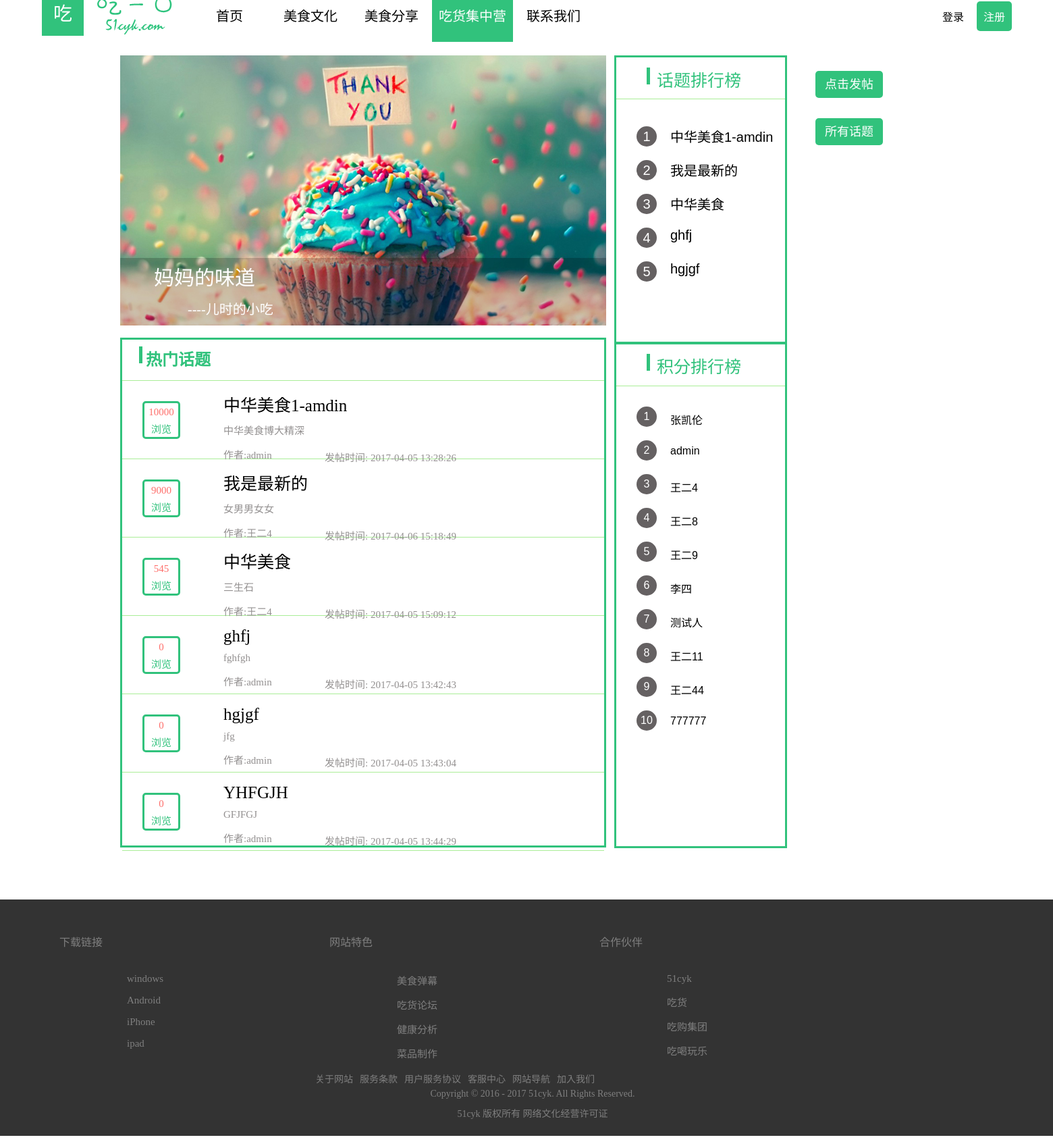
The app's page /talk.php with its own data.
### tables this page shows
CREATE TABLE `test_talk` (
  `pkTalk` int(11) NOT NULL AUTO_INCREMENT COMMENT '主键',
  `title` varchar(255) NOT NULL COMMENT '话题标题',
  `content` varchar(255) NOT NULL COMMENT '话题首个内容',
  `author` varchar(25) NOT NULL COMMENT '作者',
  `startTime` datetime NOT NULL COMMENT '发帖时间',
  `passes` int(11) NOT NULL COMMENT '浏览次数',
  PRIMARY KEY (`pkTalk`)
);

CREATE TABLE `test_user` (
  `pkUser` int(11) NOT NULL AUTO_INCREMENT,
  `name` varchar(50) NOT NULL,
  `password` varchar(25) NOT NULL,
  `createTime` date NOT NULL,
  `phone` varchar(11) DEFAULT NULL,
  `mail` varchar(50) DEFAULT NULL,
  `nickname` varchar(25) NOT NULL,
  `posts` int(11) unsigned DEFAULT NULL COMMENT '发帖次数',
  `follows` int(11) unsigned DEFAULT NULL COMMENT '关注人数',
  `fans` int(11) unsigned DEFAULT NULL COMMENT '粉丝数量',
  `img` varchar(50) DEFAULT NULL COMMENT '头像',
  `meses` int(11) DEFAULT NULL,
  PRIMARY KEY (`pkUser`)
);

### talk.php (the view, shortened to what this page needs)
<!DOCTYPE html>
<html>
<head>
    <link rel="stylesheet" type="text/css" href="css/header.css">
    <link  rel="stylesheet" type="text/css" href="css/talk.css">
</head>
<body onload="nav_bgcolor(4)">
<?php include "header.php";?>
<?php
                     $sql        = "select pkTalk,title,content,author,startTime,passes from test_talk ORDER BY passes desc  limit 0,6;";
                     $result     = mysql_query($sql);
                     $arr=array();
                    while ($row = mysql_fetch_array($result))
                    {
                    $arr[]= $row;
                    }
                    $author_name=array();
                    for($i=0;$i<6;$i++){
                    $pkUser = $arr[$i][3];
                    $sql ="select nickname from test_user where pkUser='$pkUser' ";
                    $result1 = mysql_query($sql);
                    while ($row = mysql_fetch_array($result1))
                    {
                    $author_name[] = $row;
                    }
                    }
                    $sql_1        = "select nickname from test_user ORDER BY posts desc  limit 0,10;";
                     $result_1     = mysql_query($sql_1);
                     $nickname = array();
                     while ($row = mysql_fetch_array($result_1))
                     {
                     $nickname[]= $row;
                     }
                    ?>
<div class="talk_all">
<div class="talk">
	<div class="talk_left">
		<div class="left_1">
			<div class="left_1_img" id="left_1_img"></div>
			<div class="left_1_text" id="left_1_text">妈妈的味道</div>
			<div class="left_1_text_two" id="left_1_text_two">----儿时的小吃</div>
		</div>
		<div class="left_2">
			<div class="left_2_png"></div>
			<h2>热门话题</h2>
			<hr/>
            <?php
                  for($i=0;$i<6;$i++){
            ?>
			<div class="left_2_content">
			<div class="times">
				<div class="times_one">
				<?php echo $arr[$i][5];?>
				</div>
				<div class="times_two">浏览</div>
			</div>
			<div class="title"><a href="talk_details.php?pkTalk=<?php echo $arr[$i][0];?>"><?php echo $arr[$i][1];?></a></div>
			<div class="details"><?php echo $arr[$i][2];?></div>
			<div class="author">作者:<?php echo $author_name[$i][0];?></div>
			<div class="start_time">发帖时间: <?php echo $arr[$i][4];?></div>
		         </div>
		         <hr/>
	        <?php } ?>
		    </div>
		</div>
	<div class="talk_right">
        <div class="right_1" id="right_1" onmousemove="right_1_color(1)"
         onmouseout="right_1_color(2)">
         <?php
         if (isset($_SESSION['user']) && !empty($_SESSION['user'])) {
         	echo "<a href='talk_release.php'>点击发帖</a>";
         }
         else{
         	echo "<a href='login.php'>点击发帖</a>";
         }
         ?>
		</div>
		 <div class="right" id="right" onmousemove="right_color(1)"
         onmouseout="right_color(2)">
         <a href="talk_all.php">所有话题</a>
		</div>
        <div class="right_2_png"></div>
         <div class="right_2_text">话题排行榜
         </div>
		<div class="right_2">
		    <hr>
			<ul>
				<?php
                    for($i=0;$i<5;$i++){
				 echo "<li><div class='right_2_left' id='right_2_left_".$i."'>".($i+1)."</div><a href='talk_details.php?pkTalk=".$arr[$i][0]."'>".$arr[$i][1]."</a></li>";
				 }?>
			</ul>
		</div>
		<hr>
	       <div class="right_3_png"></div>
		  <div class="right_3_text">积分排行榜
		   </div>
	    <div class="right_3">
	    <hr>
	    <ul>
	    	<?php
                    for($i=0;$i<10;$i++){
				 echo "<li><div class='right_3_left' id='right_3_left_".$i."'
				 >".($i+1)."</div><a>".$nickname[$i][0]."</a></li>";
				 }?>
	    </ul>
		</div>
	</div>
	</div>
	</div>
 <?php include "footer.php";?>
</body>
</html>

### css/header.css (style rules this page uses)
body { background-color: #FFFFFF; min-width: 1200px; overflow-x: hidden; margin-top: -18px; }
a { color: #000000; text-decoration: none; }

### css/talk.css (style rules this page uses)
.talk_all { margin-bottom: 50px; }
.talk { width: 988px; height: 1250px; margin-left: 178px; margin-top:20px; font-family: simhei; }
.talk_left { width: 720px; height: 1250px; float: left; }
.talk_left .left_1 { height: 400px; }
.talk_left .left_1 .left_1_img { height:400px; background: url(../img/talk_001.jpg) no-repeat; }
.talk_left .left_1 .left_1_text { height: 60px; background-color: rgba(0, 0, 0, 0.2); color: #FFFFFF; font-size:30px; line-height: 60px; padding-left: 50px; position: relative; top:-100px; }
.talk_left .left_1 .left_1_text_two { height: 40px; background-color:rgba(0, 0, 0, 0.2); color: #FFFFFF; font-size:20px; padding-left: 100px; position: relative; top:-100px; }
.talk_left .left_2 { height: 749px; position: relative; top:18px; border: 3px solid #31C27C; }
.left_2 .left_2_png { height: 25px; width:5px; background: #31C27C; position: relative; top:10px; left:25px; }
.left_2 h2 { color: #31C27C; position: relative; top:-15px; left :35px; }
.left_2 hr { border:0; background-color:#AAED98; height:1px; }
.left_2_content { height: 115px; }
.left_2_content .times { width:50px; height: 50px; border: 3px solid #31C27C; position: relative; top:30px; left:30px; border-radius: 5px; }
.left_2_content .times .times_one { color: #FE6F6B; font-size: 15px; text-align: center; position: relative; top:5px; }
.left_2_content .times .times_two { color: #31C27C; font-size: 15px; text-align: center; position: relative; top:10px; }
.left_2_content .title { color: #000000; font-size: 25px; position: relative; top:-40px; left:150px; }
.left_2_content .details { color: #939090; font-size: 15px; position: relative; top:-30px; left:150px; }
.left_2_content .author { color: #939090; font-size: 15px; position: relative; top:-15px; left:150px; }
.left_2_content .start_time { color: #939090; font-size: 15px; position: relative; top:-32px; left:300px; }
.talk_right { width: 250px; height: 1168px; background-color:#FFFFFF; border: 3px solid #31C27C; float: right; }
.talk_right .right_1,.talk_right .right { width: 100px; height: 40px; background-color: #31C27C; font-size: 18px; line-height: 40px; text-align: center; border-radius: 5px; position: relative; top:20px; left:295px; }
.talk_right .right_1 a,.talk_right .right a { color: #FFFFFF; }
.talk_right .right { position: relative; top:250px; left:295px; }
.talk_right .right_2 hr { border:0; background-color:#AAED98; height:1px; position: relative; top:110px; }
.talk_right hr { border: 2px solid #31C27C; position: relative; top:420px; }
.talk_right .right_3 hr { border:0; background-color:#AAED98; height:1px; position: relative; top:410px; }
.talk_right .right_2_png { height: 25px; width:5px; background: #31C27C; position: relative; top:135px; left:45px; }
.talk_right .right_2_text { color: #31C27C; font-size: 25px; display: block; padding-top: 10px; padding-left: 20px; position: relative; top:99px; left :40px; }
.talk_right .right_2 { height: 50px; color: #FFAB2D; font-size: 20px; }
.right_2 ul { position: relative; top:150px; left: 30px; font-family: "Arial","Microsoft YaHei","黑体","宋体",sans-serif; }
.right_2 li { list-style: none; width: 180px; height: 50px; color: #000000; padding-top: 0px; }
.right_2 li a { position: relative; top:-30px; left: 50px; }
.right_2 .right_2_left { border-radius: 50%; width: 30px; height: 30px; background-color: #656162; text-align: center; line-height: 30px; color: #FFFFFF; }
.talk_right .right_3_png { height: 25px; width:5px; background: #31C27C; position: relative; top:434px; left:45px; }
.talk_right .right_3_text { color: #31C27C; font-size: 25px; display: block; padding-top: 10px; padding-left: 20px; position: relative; top:398px; left :40px; }
.right_3 ul { position: relative; top:440px; left: 30px; font-family: "Arial","Microsoft YaHei","黑体","宋体",sans-serif; }
.right_3 li { list-style: none; width: 180px; height: 50px; color: #000000; padding-top: 0px; }
.right_3 li a { position: relative; top:-23px; left: 50px; }
.right_3 .right_3_left { border-radius: 50%; width: 30px; height: 30px; background-color: #656162; text-align: center; line-height: 30px; color: #FFFFFF; }

### css/footer.css (style rules this page uses)
.right { width:400px; height: 200px; position: relative; left: 888px; margin-top:-200px; top: 50px; }

### records on screen
test_talk: passes "10000", title "中华美食1-amdin", content "中华美食博大精深", startTime "2017-04-05 13:28:26"
test_user: nickname "admin"
test_talk: passes "9000", title "我是最新的", content "女男男女女", startTime "2017-04-06 15:18:49"
test_user: nickname "王二4"
test_talk: passes "545", title "中华美食", content "三生石", startTime "2017-04-05 15:09:12"
test_talk: passes "0", title "ghfj", content "fghfgh", startTime "2017-04-05 13:42:43"
test_talk: passes "0", title "hgjgf", content "jfg", startTime "2017-04-05 13:43:04"
test_talk: passes "0", title "YHFGJH", content "GFJFGJ", startTime "2017-04-05 13:44:29"
test_user: nickname "张凯伦"
test_user: nickname "王二8"
test_user: nickname "王二9"
test_user: nickname "李四"
test_user: nickname "测试人"
test_user: nickname "王二11"
test_user: nickname "王二44"
test_user: nickname "777777"
